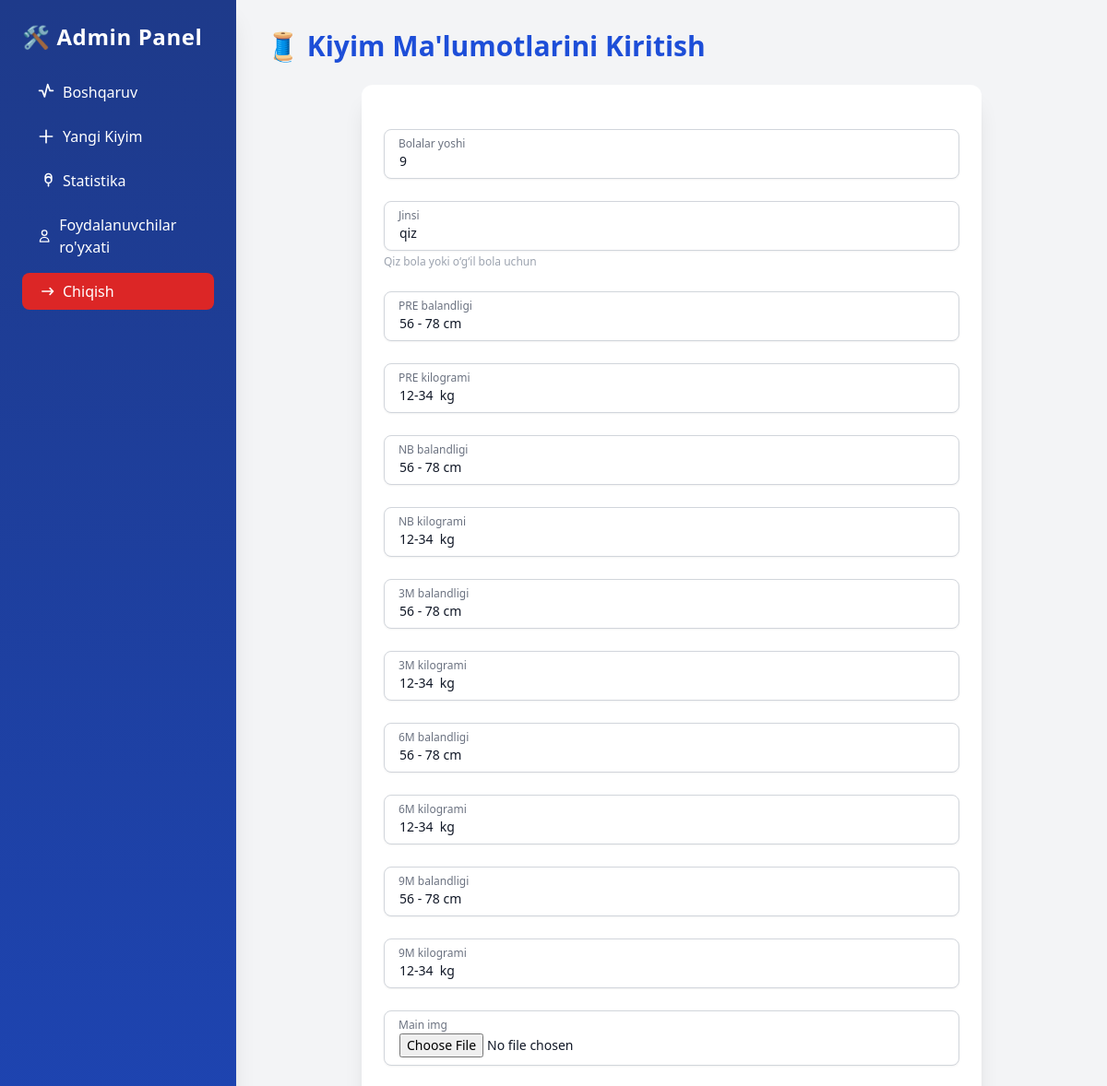
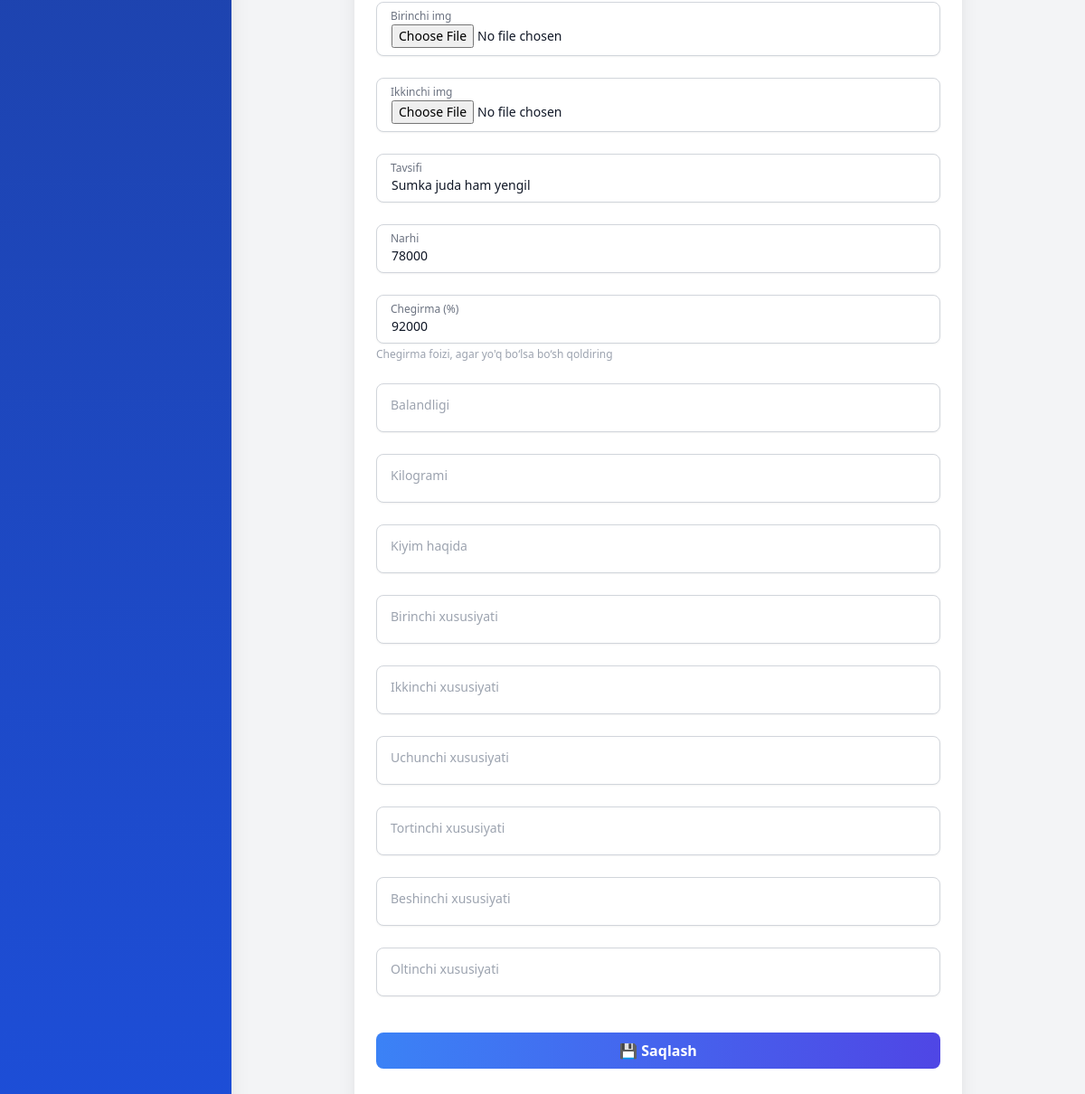
The page /admin-panel/edit/28/ (signed in) on the database its author committed (2 pictures, top to bottom).
### base/models.py (models this page shows, shortened)
class Main_Kiyim(models.Model):
    YOSH_CHOICES = [
        ('1', '1 oylik'),
        ('2', '2 oylik'),
        ('3', '3 oylik'),
        ('4', '4 oylik'),
        ('5', '5 oylik'),
        ('6', '6 oylik'),
        ('7', '7 oylik'),
        ('8', '8 oylik'),
        ('9', '9 oylik'),
    ]
    yoshi = models.CharField(
        max_length=2,
        choices=YOSH_CHOICES,
        blank=True,
        null=True,
        verbose_name="Bolalar yoshi"
    )
    GENDER_CHOICES = [
        ('qiz', 'Qiz bola'),
        ('ogil', 'O‘g‘il bola'),
    ]
    jinsi = models.CharField(
        max_length=5,
        choices=GENDER_CHOICES,
        default='qiz',
        verbose_name="Jinsi",
        help_text="Qiz bola yoki o‘g‘il bola uchun"
    )
    pre_balandligi = models.CharField("PRE balandligi", max_length=50, blank=True, null=True)
    pre_kilogrami = models.CharField("PRE kilogrami", max_length=50, blank=True, null=True)
    nb_balandligi = models.CharField("NB balandligi", max_length=50, blank=True, null=True)
    nb_kilogrami = models.CharField("NB kilogrami", max_length=50, blank=True, null=True)
    m3_balandligi = models.CharField("3M balandligi", max_length=50, blank=True, null=True)
    m3_kilogrami = models.CharField("3M kilogrami", max_length=50, blank=True, null=True)
    m6_balandligi = models.CharField("6M balandligi", max_length=50, blank=True, null=True)
    m6_kilogrami = models.CharField("6M kilogrami", max_length=50, blank=True, null=True)
    m9_balandligi = models.CharField("9M balandligi", max_length=50, blank=True, null=True)
    m9_kilogrami = models.CharField("9M kilogrami", max_length=50, blank=True, null=True)
    main_img = models.ImageField(upload_to='kiyimlar/', blank=True, null=True)
    birinchi_img = models.ImageField(upload_to='kiyimlar/', blank=True, null=True)
    ikkinchi_img = models.ImageField(upload_to='kiyimlar/', blank=True, null=True)
    tavsifi = models.CharField(max_length=100)
    narhi = models.PositiveIntegerField()
    skidkasi = models.PositiveIntegerField(
    blank=True,
    null=True,
    verbose_name="Chegirma (%)",
    help_text="Chegirma foizi, agar yo'q bo‘lsa bo‘sh qoldiring"
    )
    balandligi = models.CharField(max_length=200, null=True, blank=True)
    kilogrami = models.CharField(max_length=50, null=True, blank=True)
    kiyim_haqida = models.TextField(null=True, blank=True)
    birinchi_xususiyati = models.CharField(max_length=50, null=True, blank=True)
    ikkinchi_xususiyati = models.CharField(max_length=50, null=True, blank=True)
    uchunchi_xususiyati = models.CharField(max_length=50, null=True, blank=True)
    tortinchi_xususiyati = models.CharField(max_length=50, null=True, blank=True)
    beshinchi_xususiyati = models.CharField(max_length=50, null=True, blank=True)
    oltinchi_xususiyati = models.CharField(max_length=50, null=True, blank=True)
    class Meta:
        verbose_name = "Asosiy kiyim"
        verbose_name_plural = "Asosiy kiyimlar"
        ordering = ['-id']

### controlpanel/views.py (the view)
# urls.py: path('edit/<int:pk>/', views.product_edit, name='product_edit'),
@login_required
def product_edit(request, pk):
    product = get_object_or_404(Main_Kiyim, pk=pk)
    form = ProductForm(request.POST or None, request.FILES or None, instance=product)
    if form.is_valid():
        form.save()
        return redirect('controlpanel:dashboard')
    return render(request, 'product_form.html', {'form': form})

### controlpanel/forms.py
class ProductForm(forms.ModelForm):
    class Meta:
        model = Main_Kiyim
        fields = '__all__'

### controlpanel/templates/product_form.html (shortened to what this page needs)
{% extends 'admin_base.html' %}
{% block content %}
<h2 class="text-3xl font-bold text-blue-700 mb-6">🧵 Kiyim Ma'lumotlarini Kiritish</h2>
<div class="bg-white p-6 rounded-xl shadow-xl max-w-2xl mx-auto">
  <form method="post" enctype="multipart/form-data" class="space-y-6">{% csrf_token %}
    {% for field in form.visible_fields %}
    <div class="relative">
      <input
        type="{{ field.field.widget.input_type|default:'text' }}"
        name="{{ field.name }}"
        id="id_{{ field.name }}"
        value="{{ field.value|default_if_none:'' }}"
        class="peer w-full px-4 pt-6 pb-2 text-sm text-gray-900 bg-white border border-gray-300 rounded-lg shadow-sm placeholder-transparent focus:outline-none focus:ring-2 focus:ring-blue-500 focus:border-blue-500 transition-all duration-300"
        placeholder="{{ field.label }}"
        {% if field.field.widget.input_type == 'file' %} accept="image/*" {% endif %}
      >
      <label
        for="id_{{ field.name }}"
        class="absolute left-4 top-2 text-xs text-gray-500 transition-all peer-placeholder-shown:top-3.5 peer-placeholder-shown:text-sm peer-placeholder-shown:text-gray-400 peer-focus:top-2 peer-focus:text-xs peer-focus:text-blue-600"
      >{{ field.label }}</label>
      {% if field.help_text %}<p class="text-xs text-gray-400 mt-1">{{ field.help_text }}</p>{% endif %}
    </div>
    {% endfor %}
    <div class="pt-4">
      <button type="submit" class="w-full bg-gradient-to-r from-blue-500 to-indigo-600 text-white py-2 px-4 rounded-lg hover:from-blue-600 hover:to-indigo-700 font-semibold transition-all duration-300 hover:scale-105">💾 Saqlash</button>
    </div>
  </form>
</div>
{% endblock %}

### rows shown on the page
Main_Kiyim: jinsi "qiz" "56 - 78 cm" "12-34 kg" "56 - 78 cm" "12-34 kg" "56 - 78 cm" "12-34 kg" "56 - 78 cm" "12-34 kg" "56 - 78 cm" "12-34 kg" "Sumka juda ham yengil"

### other values the page prints
{{ field.label }} "Bolalar yoshi" "Jinsi" "PRE balandligi" "PRE kilogrami" "NB balandligi" "NB kilogrami" "3M balandligi" "3M kilogrami" "6M balandligi" "6M kilogrami" "9M balandligi" "9M kilogrami" "Main img" "Birinchi img" "Ikkinchi img" "Tavsifi" "Narhi" "Chegirma (%)" "Balandligi" "Kilogrami" "Kiyim haqida" "Birinchi xususiyati" "Ikkinchi xususiyati" "Uchunchi xususiyati" "Tortinchi xususiyati" "Beshinchi xususiyati" "Oltinchi xususiyati"
{{ field.help_text }} "Qiz bola yoki o‘g‘il bola uchun" "Chegirma foizi, agar yo'q bo‘lsa bo‘sh qoldiring"
